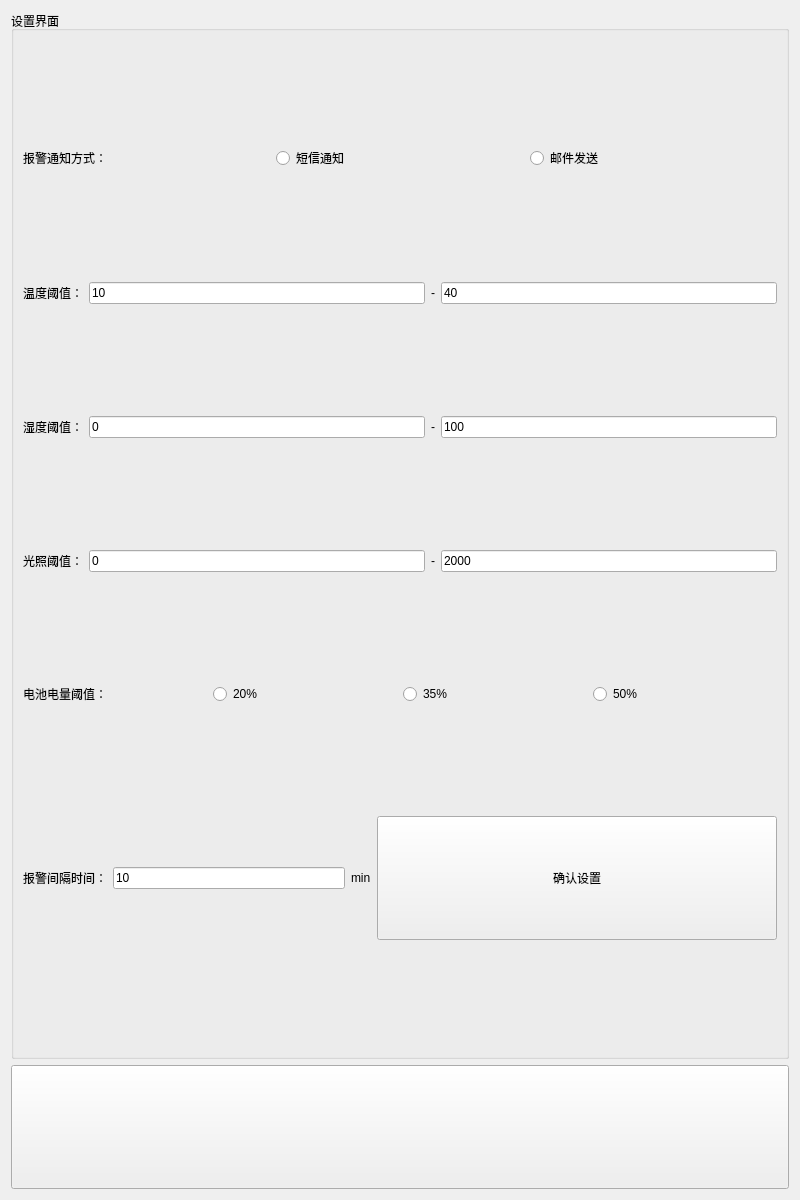
<?xml version="1.0" encoding="UTF-8"?>
<ui version="4.0">
 <class>window5</class>
 <widget class="QWidget" name="window5">
  <property name="geometry">
   <rect>
    <x>0</x>
    <y>0</y>
    <width>800</width>
    <height>1200</height>
   </rect>
  </property>
  <property name="minimumSize">
   <size>
    <width>800</width>
    <height>1200</height>
   </size>
  </property>
  <property name="windowTitle">
   <string>Form</string>
  </property>
  <layout class="QGridLayout" name="gridLayout_2">
   <item row="0" column="0">
    <widget class="QGroupBox" name="groupBox">
     <property name="title">
      <string>设置界面</string>
     </property>
     <layout class="QGridLayout" name="gridLayout">
      <item row="0" column="0">
       <layout class="QHBoxLayout" name="horizontalLayout_4">
        <item>
         <widget class="QLabel" name="label_8">
          <property name="text">
           <string>报警通知方式：</string>
          </property>
         </widget>
        </item>
        <item>
         <widget class="QRadioButton" name="radioButton">
          <property name="text">
           <string>短信通知</string>
          </property>
         </widget>
        </item>
        <item>
         <widget class="QRadioButton" name="radioButton_2">
          <property name="text">
           <string>邮件发送</string>
          </property>
         </widget>
        </item>
       </layout>
      </item>
      <item row="1" column="0">
       <layout class="QHBoxLayout" name="horizontalLayout">
        <item>
         <widget class="QLabel" name="label">
          <property name="text">
           <string>温度阈值：</string>
          </property>
         </widget>
        </item>
        <item>
         <widget class="QLineEdit" name="lineEdit">
          <property name="text">
           <string>10</string>
          </property>
         </widget>
        </item>
        <item>
         <widget class="QLabel" name="label_4">
          <property name="text">
           <string>-</string>
          </property>
          <property name="alignment">
           <set>Qt::AlignCenter</set>
          </property>
         </widget>
        </item>
        <item>
         <widget class="QLineEdit" name="lineEdit_4">
          <property name="text">
           <string>40</string>
          </property>
         </widget>
        </item>
       </layout>
      </item>
      <item row="2" column="0">
       <layout class="QHBoxLayout" name="horizontalLayout_2">
        <item>
         <widget class="QLabel" name="label_2">
          <property name="text">
           <string>湿度阈值：</string>
          </property>
         </widget>
        </item>
        <item>
         <widget class="QLineEdit" name="lineEdit_2">
          <property name="text">
           <string>0</string>
          </property>
         </widget>
        </item>
        <item>
         <widget class="QLabel" name="label_5">
          <property name="text">
           <string>-</string>
          </property>
          <property name="alignment">
           <set>Qt::AlignCenter</set>
          </property>
         </widget>
        </item>
        <item>
         <widget class="QLineEdit" name="lineEdit_5">
          <property name="text">
           <string>100</string>
          </property>
         </widget>
        </item>
       </layout>
      </item>
      <item row="3" column="0">
       <layout class="QHBoxLayout" name="horizontalLayout_3">
        <item>
         <widget class="QLabel" name="label_3">
          <property name="text">
           <string>光照阈值：</string>
          </property>
         </widget>
        </item>
        <item>
         <widget class="QLineEdit" name="lineEdit_3">
          <property name="text">
           <string>0</string>
          </property>
         </widget>
        </item>
        <item>
         <widget class="QLabel" name="label_6">
          <property name="text">
           <string>-</string>
          </property>
          <property name="alignment">
           <set>Qt::AlignCenter</set>
          </property>
         </widget>
        </item>
        <item>
         <widget class="QLineEdit" name="lineEdit_6">
          <property name="text">
           <string>2000</string>
          </property>
         </widget>
        </item>
       </layout>
      </item>
      <item row="4" column="0">
       <layout class="QHBoxLayout" name="horizontalLayout_5">
        <item>
         <widget class="QLabel" name="label_7">
          <property name="text">
           <string>电池电量阈值：</string>
          </property>
         </widget>
        </item>
        <item>
         <widget class="QRadioButton" name="radioButton_3">
          <property name="text">
           <string>20%</string>
          </property>
         </widget>
        </item>
        <item>
         <widget class="QRadioButton" name="radioButton_4">
          <property name="text">
           <string>35%</string>
          </property>
         </widget>
        </item>
        <item>
         <widget class="QRadioButton" name="radioButton_5">
          <property name="text">
           <string>50%</string>
          </property>
         </widget>
        </item>
       </layout>
      </item>
      <item row="5" column="0">
       <layout class="QHBoxLayout" name="horizontalLayout_7">
        <item>
         <layout class="QHBoxLayout" name="horizontalLayout_6">
          <item>
           <widget class="QLabel" name="label_9">
            <property name="text">
             <string>报警间隔时间：</string>
            </property>
           </widget>
          </item>
          <item>
           <widget class="QLineEdit" name="lineEdit_7">
            <property name="text">
             <string>10</string>
            </property>
           </widget>
          </item>
          <item>
           <widget class="QLabel" name="label_10">
            <property name="text">
             <string>min</string>
            </property>
           </widget>
          </item>
         </layout>
        </item>
        <item>
         <widget class="QPushButton" name="pushButton_2">
          <property name="minimumSize">
           <size>
            <width>400</width>
            <height>124</height>
           </size>
          </property>
          <property name="text">
           <string>确认设置</string>
          </property>
         </widget>
        </item>
       </layout>
      </item>
     </layout>
    </widget>
   </item>
   <item row="1" column="0">
    <widget class="QPushButton" name="pushButton">
     <property name="minimumSize">
      <size>
       <width>0</width>
       <height>124</height>
      </size>
     </property>
     <property name="maximumSize">
      <size>
       <width>16777215</width>
       <height>124</height>
      </size>
     </property>
     <property name="styleSheet">
      <string notr="true">image:url(:/back.png);</string>
     </property>
     <property name="text">
      <string/>
     </property>
    </widget>
   </item>
  </layout>
 </widget>
 <resources/>
 <connections/>
</ui>
